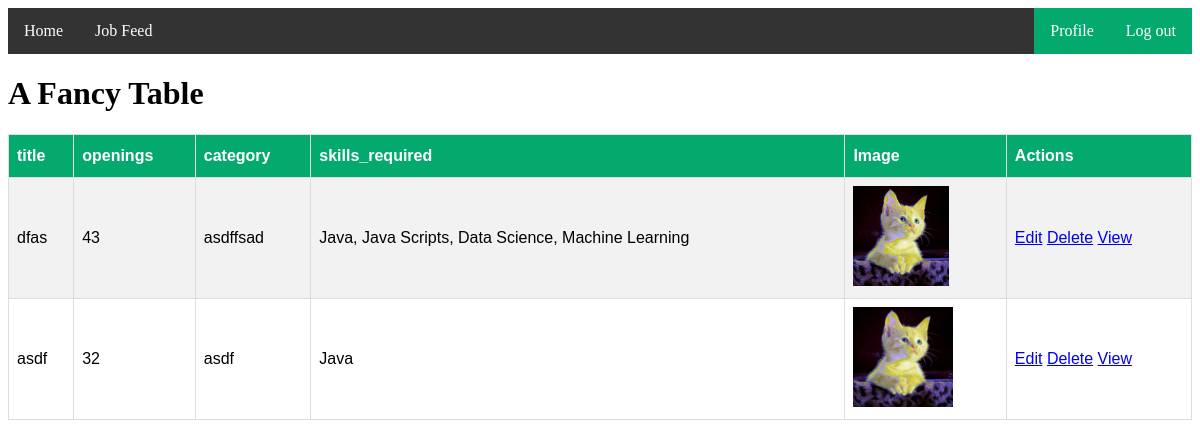
Screenshot of /createdJob/ (signed in) with the database file from the repository.
### myApp/models.py (models this page shows, shortened)
class JobModel(models.Model):
    user = models.ForeignKey(customUser, on_delete=models.CASCADE)
    title = models.CharField(max_length=200)
    openings = models.PositiveIntegerField()
    category = models.CharField(max_length=100)
    description = models.TextField()
    Job_Image=models.ImageField(upload_to='Media/Job_Image',null=True)
    skills_required = models.ManyToManyField(SkillModel, related_name='jobs_model', blank=True)

class SkillModel(models.Model):
    name = models.CharField(max_length=100)

### myProject/views.py (the view)
# urls.py: path("createdJob/", createdJob, name="createdJob"),
@login_required
def createdJob(request):
    current_user=request.user
    job=JobModel.objects.filter(user=current_user)
    context={
        "Jobs":job
    }
    return render(request,"createdJob.html",context)

### Template/createdJob.html (shortened to what this page needs)
{% extends 'base.html' %}
{% block body %}
<!DOCTYPE html>
<html>
<head>
</head>
<body>
<h1>A Fancy Table</h1>
<table id="customers">
  <tr>
    <th>title</th>
    <th>openings</th>
    <th>category</th>
    <th>skills_required</th>
    <th>Image</th>
    <th>Actions</th>
  </tr>
  {% for i in Jobs %}
  <tr>
    <td>{{i.title}}</td>
    <td>{{i.openings}}</td>
    <td>{{i.category}}</td>
    <td>
      {% for skill in i.skills_required.all %}
      {{ skill.name }}{% if not forloop.last %}, {% endif %}
      {% endfor %}
    </td>
    <td>
      <img src="/{{i.Job_Image}}" height="100px" alt="">
    </td>
    <td>
      <a href=" {% url 'editJob' i.id %} ">Edit</a>
      <a href=" {% url 'deleteJob' i.id %} ">Delete</a>
      <a href=" {% url 'viewJob' i.id %} ">View</a>
    </td>
  </tr>
  {% endfor %}
</table>
</body>
</html>
{% endblock body %}

### Template/createdJob.html (style rules this page uses)
#customers { font-family: Arial, Helvetica, sans-serif; border-collapse: collapse; width: 100%; }
#customers td, #customers th { border: 1px solid #ddd; padding: 8px; }
#customers tr:nth-child(even) { background-color: #f2f2f2; }
#customers th { padding-top: 12px; padding-bottom: 12px; text-align: left; background-color: #04AA6D; color: white; }

### rows the page displays
JobModel: title "dfas", openings "43", category "asdffsad", Job_Image (picture)
SkillModel: name "Java"
SkillModel: name "Java Scripts"
SkillModel: name "Data Science"
SkillModel: name "Machine Learning"
JobModel: title "asdf", openings "32", category "asdf", Job_Image (picture)
